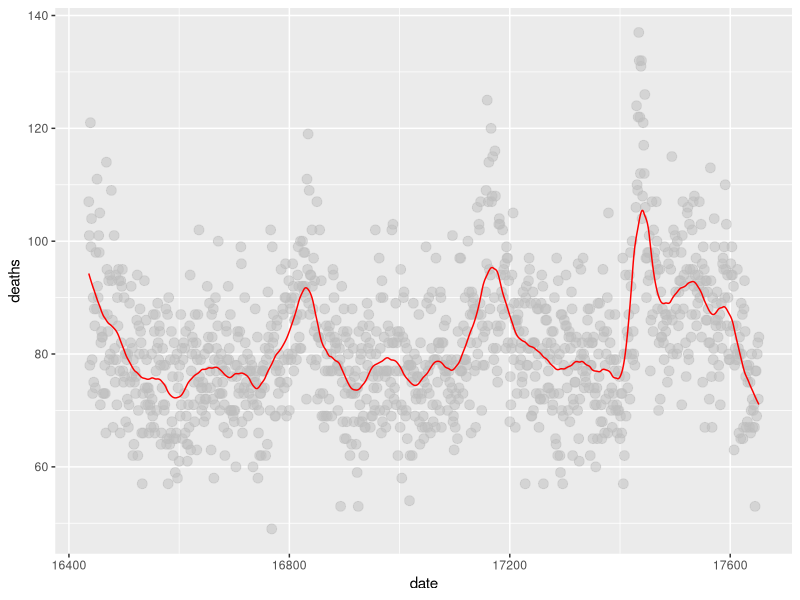
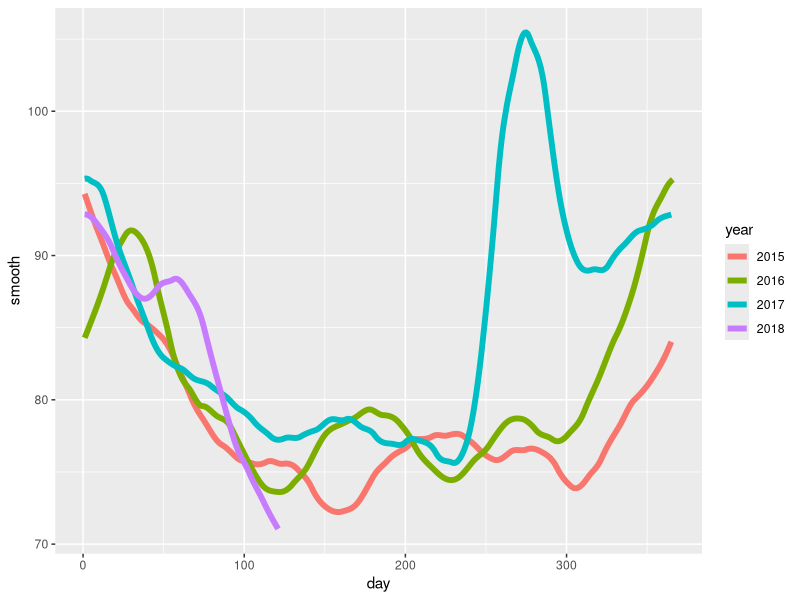

The R script that drew these images, in order: (Note: this script raises an error after producing the figures.)
'Enunciado'

library(tidyverse)
library(purrr)
library(pdftools)

fn <- system.file("extdata", "RD-Mortality-Report_2015-18-180531.pdf", package="dslabs")
dat <- map_df(str_split(pdf_text(fn), "\n"), function(s){
  s <- str_trim(s)
  header_index <- str_which(s, "2015")[1]
  tmp <- str_split(s[header_index], "\\s+", simplify = TRUE)
  month <- tmp[1]
  header <- tmp[-1]
  tail_index  <- str_which(s, "Total")
  n <- str_count(s, "\\d+")
  out <- c(1:header_index, which(n==1), which(n>=28), tail_index:length(s))
  s[-out] %>%
    str_remove_all("[^\\d\\s]") %>%
    str_trim() %>%
    str_split_fixed("\\s+", n = 6) %>%
    .[,1:5] %>%
    as_data_frame() %>% 
    setNames(c("day", header)) %>%
    mutate(month = month,
           day = as.numeric(day)) %>%
    gather(year, deaths, -c(day, month)) %>%
    mutate(deaths = as.numeric(deaths))
}) %>%
  mutate(month = recode(month, "JAN" = 1, "FEB" = 2, "MAR" = 3, "APR" = 4, "MAY" = 5, "JUN" = 6, 
                        "JUL" = 7, "AGO" = 8, "SEP" = 9, "OCT" = 10, "NOV" = 11, "DEC" = 12)) %>%
  mutate(date = make_date(year, month, day)) %>%
  filter(date <= "2018-05-01")
dat


'Q1 empiezo a configurar el modelo de regresion local con loess (teorema de taylor aplicado), usa la funcion tukey tri weight en lugar de una
funcion gaussiana para calcular el peso de cada punto en el calculo de la regresion local(funciona)'


dat<- na.omit(dat)
nrow(dat)
total_dates <- nrow(dat)
span <- 60/total_dates
span
fit <- dat %>% mutate(date=as.numeric(date))%>% loess(deaths ~ date , degree=1, span = span, data=.)
fit


dat %>% mutate(smooth = fit$fitted,date=as.numeric(date)) %>%
  ggplot(aes(date, deaths)) +
  geom_point(size = 3, alpha = .5, color = "grey") +
  geom_line(aes(date, smooth), color="red")

'Q2'

dat %>% 
  mutate(smooth = predict(fit, as.numeric(date)), day = yday(date), year = as.character(year(date))) %>%
  ggplot(aes(day, smooth, col = year)) +
  geom_line(lwd = 2)


'Q3'

library(broom)
data("mnist_27")
mnist_27$train %>% glm(y ~ x_2, family = "binomial", data = .) %>% tidy()

qplot(x_2, y, data = mnist_27$train)

with(mnist_27$train, plot(x_1, x_2, col = as.numeric(y)))
gplot(x=x_1,y=x_2,col=as.numeric(y))
